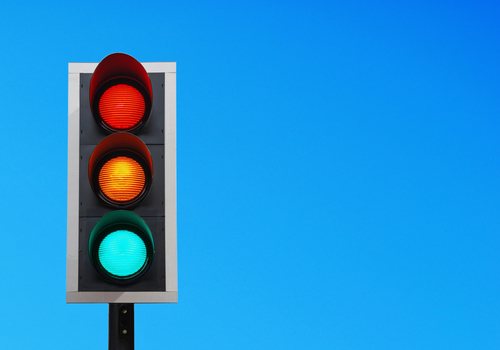
#> input picture Trial images/tl1.jpg, 500 x 350 px, given in place of the camera
$ python blackdetect.py
#> lines starting #> are read from the running program, lines starting #| are printed output that depends on the picture; after the words box and inside, x2 and y2 are one past the last pixel; in counts of white or black regions, pixels touching at a corner belong together
import cv2
import matplotlib.pyplot as plt
import numpy as np

cam = cv2.VideoCapture(0)

while True:
    ret, img = cam.read()
#> img is the input picture: shape (350, 500, 3); mean B, G, R 217.7, 148.5, 32.3
    gray_image = cv2.cvtColor(img,cv2.COLOR_BGR2GRAY)
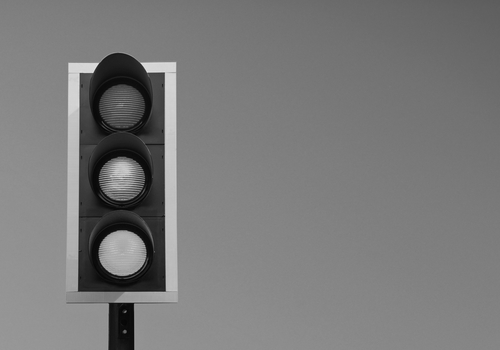
#> gray_image: shape (350, 500); min 4, max 230, mean 121.7
    img_hsv = cv2.cvtColor(img,cv2.COLOR_BGR2HSV)
#> img_hsv: shape (350, 500, 3); mean H, S, V 97.6, 212.4, 222.8
    mask_black = cv2.inRange(gray_image,0,50)
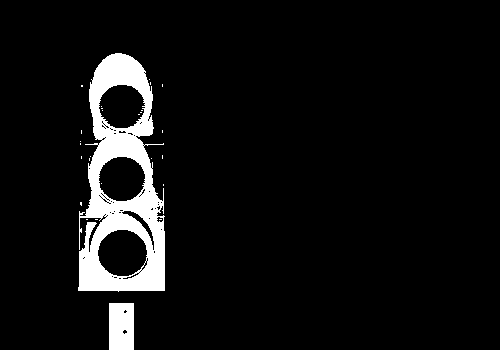
#> mask_black: shape (350, 500); 6.6% white; 27 white regions (25 under 20 px), largest, box (x1, y1, x2, y2) and area: (78, 53, 165, 292) 10333, (109, 303, 134, 350) 1158
    mask_image = cv2.bitwise_and(gray_image,mask_black)
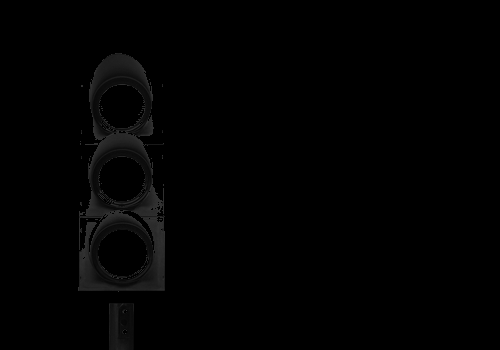
#> mask_image: shape (350, 500); min 0, max 50, mean 1.8


    kernel_size = 5
    gauss_gray = cv2.GaussianBlur(mask_image,(kernel_size,kernel_size),0)
    low_threshold = 50
    high_threshold = 150
    canny_edges = cv2.Canny(gauss_gray,low_threshold,high_threshold)
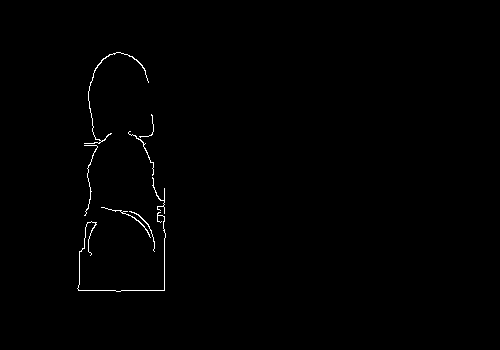
#> canny_edges: shape (350, 500); 0.53% white in thin lines or dots, all inside (x1, y1, x2, y2) = (77, 52, 166, 292)
# [14 lines of commented-out code are left out]
    cv2.imshow('out',canny_edges)
    k = cv2.waitKey(30) & 0xff
#> (key Esc is pressed here)
    if k == 27:
        break

cam.release()
cv2.destroyAllWindows()

$ run again, on Trial images/tl2.jpg
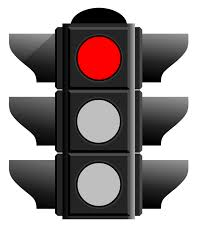
#> input picture Trial images/tl2.jpg, 209 x 241 px, given in place of the camera
#> img is the input picture: shape (241, 209, 3); mean B, G, R 149.3, 149.3, 156.4
#> img_hsv: shape (241, 209, 3); mean H, S, V 3.3, 10.5, 156.5
#> `mask_black = cv2.inRange(gray_image,0,50)`:
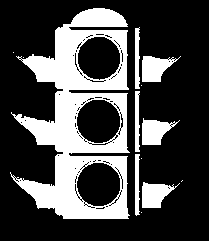
#> mask_black: shape (241, 209); 27.8% white; 13 white regions (6 under 20 px), largest, box (x1, y1, x2, y2) and area: (10, 8, 130, 219) 11433, (142, 56, 181, 82) 611, (142, 118, 180, 145) 597
#> `canny_edges = cv2.Canny(gauss_gray,low_threshold,high_threshold)`:
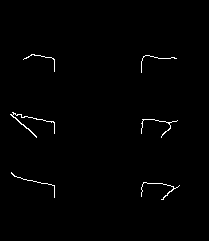
#> canny_edges: shape (241, 209); 0.84% white in thin lines or dots, all inside (x1, y1, x2, y2) = (10, 54, 180, 200)

$ run again, on Trial images/tl4.jpg
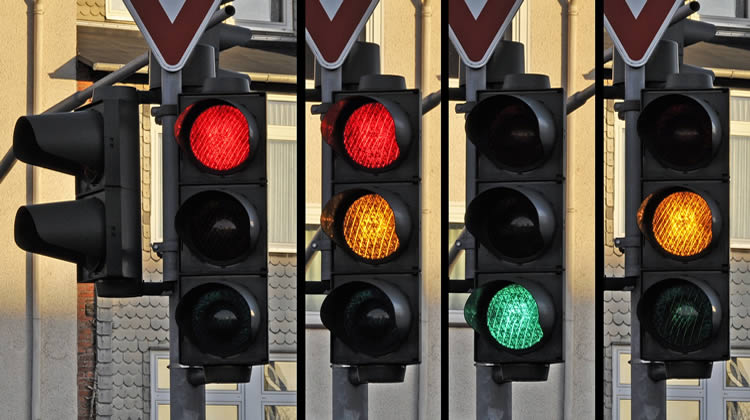
#> input picture Trial images/tl4.jpg, 750 x 420 px, given in place of the camera
#> img is the input picture: shape (420, 750, 3); mean B, G, R 74.1, 86.1, 97.1
#> img_hsv: shape (420, 750, 3); mean H, S, V 52.6, 56.4, 99.6
#> `mask_black = cv2.inRange(gray_image,0,50)`:
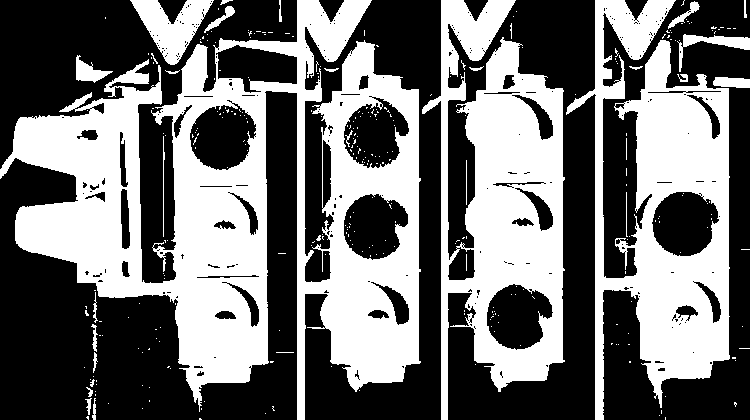
#> mask_black: shape (420, 750); 44% white; 312 white regions (281 under 20 px), largest, box (x1, y1, x2, y2) and area: (0, 0, 421, 420) 71819, (566, 0, 730, 420) 30579, (422, 0, 565, 420) 29905
#> `canny_edges = cv2.Canny(gauss_gray,low_threshold,high_threshold)`:
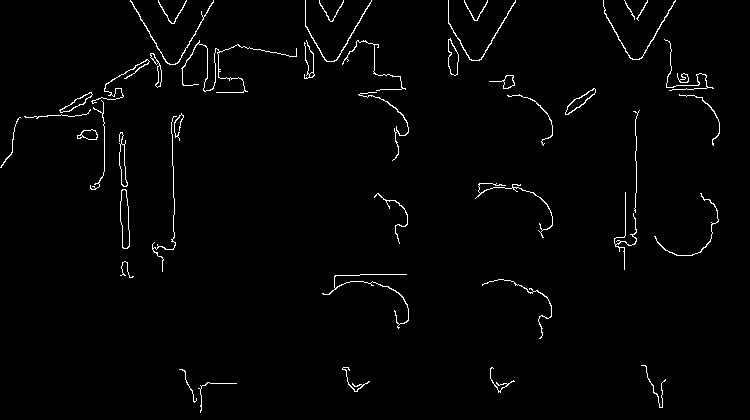
#> canny_edges: shape (420, 750); 1.7% white in thin lines or dots
